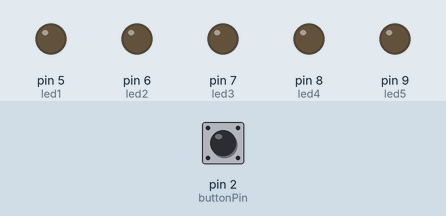
Bench run of a sketch on a simulated Arduino Uno, built with avr-gcc and run on an emulated ATmega328P. Parts: output pins drawn as LEDs (lit = HIGH). The inputs (shaded band) are chosen by the test bench; at power-on: pin 2 (buttonPin) HIGH.

Above: at 1.2 s.
1.3 s: pin 2 (buttonPin) pulled LOW for 0.15 s
At 2.7 s:
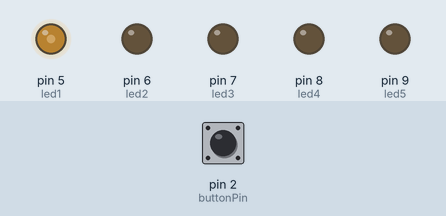
3.0 s: pin 2 (buttonPin) pulled LOW for 1 s
At 4.2 s:
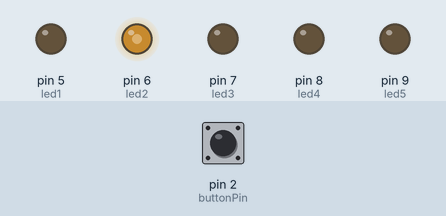
5.5 s: pin 2 (buttonPin) pulled LOW for 0.15 s
At 6.1 s:
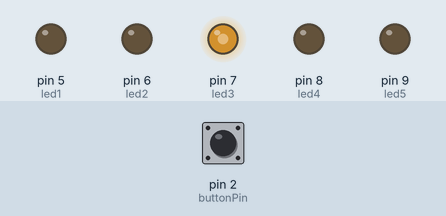
7.2 s: pin 2 (buttonPin) pulled LOW for 3.2 s
At 8.6 s:
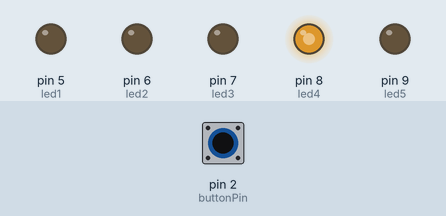
11.9 s: pin 2 (buttonPin) pulled LOW for 0.15 s
At 13.3 s:
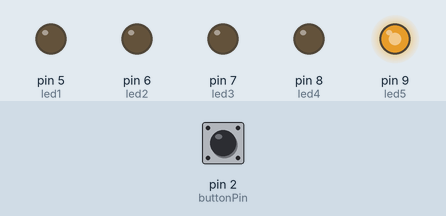
Timing chart, 0 to 14.6 s (numbered marks = the images above; inputs shaded):
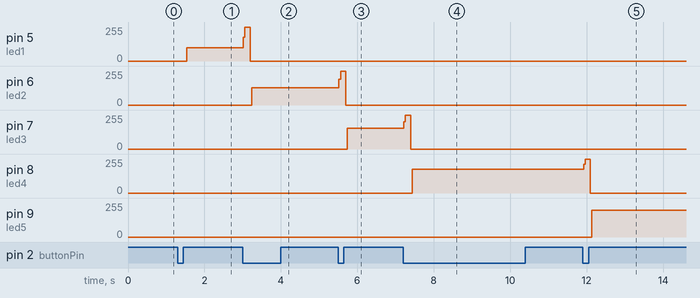

Measured:
- after the input at 1.3 s, pin 5 (led1): 0/255 → 100/255 after 0.24 s
- after the input at 3.0 s, pin 5 (led1): 100/255 → 255/255 at once, → 0/255 0.18 s later; pin 6 (led2): 0/255 → 130/255 after 0.24 s
- after the input at 5.5 s, pin 6 (led2): 130/255 → 255/255 at once, → 0/255 0.18 s later; pin 7 (led3): 0/255 → 155/255 after 0.24 s
- after the input at 7.2 s, pin 7 (led3): 155/255 → 255/255 at once, → 0/255 0.18 s later; pin 8 (led4): 0/255 → 179/255 after 0.24 s
- after the input at 11.9 s, pin 8 (led4): 179/255 → 255/255 at once, → 0/255 0.18 s later; pin 9 (led5): 0/255 → 201/255 after 0.24 s

The sketch:

OPS2_led_meter_solution.ino
```cpp
/* Button cycles through LEDs one at a time */

int buttonPin = 2;

int led1 = 5;
int led2 = 6;
int led3 = 7;
int led4 = 8;
int led5 = 9;

int state = 0;              // which LED is on
int lastButtonState = HIGH;

void setup() {
  pinMode(buttonPin, INPUT_PULLUP);

  pinMode(led1, OUTPUT);
  pinMode(led2, OUTPUT);
  pinMode(led3, OUTPUT);
  pinMode(led4, OUTPUT);
  pinMode(led5, OUTPUT);
}

void loop() {
  int buttonState = digitalRead(buttonPin);

  // Check if the button was just pressed
  if (buttonState == LOW && lastButtonState == HIGH) {

    state = state + 1;      // move to next state

    if (state > 5) {        // if past last LED
      state = 0;            // go back to all off
    }

    delay(200);             // simple debounce
  }

  lastButtonState = buttonState;

  // Turn all LEDs OFF
  digitalWrite(led1, LOW);
  digitalWrite(led2, LOW);
  digitalWrite(led3, LOW);
  digitalWrite(led4, LOW);
  digitalWrite(led5, LOW);

  // Turn ON the correct LED
  if (state == 1) digitalWrite(led1, HIGH);
  if (state == 2) digitalWrite(led2, HIGH);
  if (state == 3) digitalWrite(led3, HIGH);
  if (state == 4) digitalWrite(led4, HIGH);
  if (state == 5) digitalWrite(led5, HIGH);
}
```
